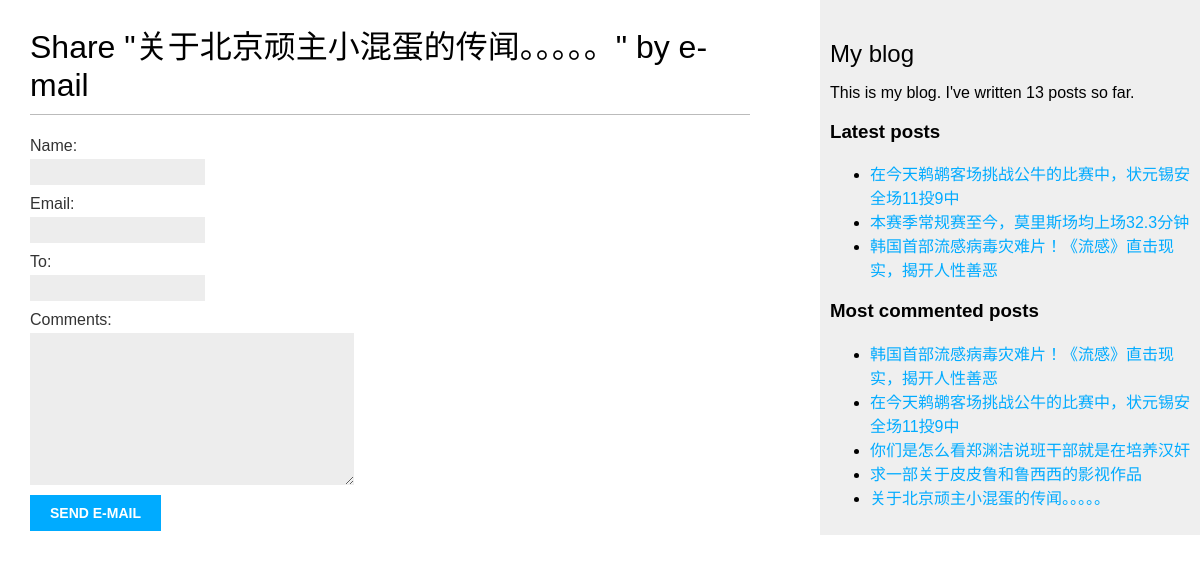
The app's page /blog/20/share/, older data.
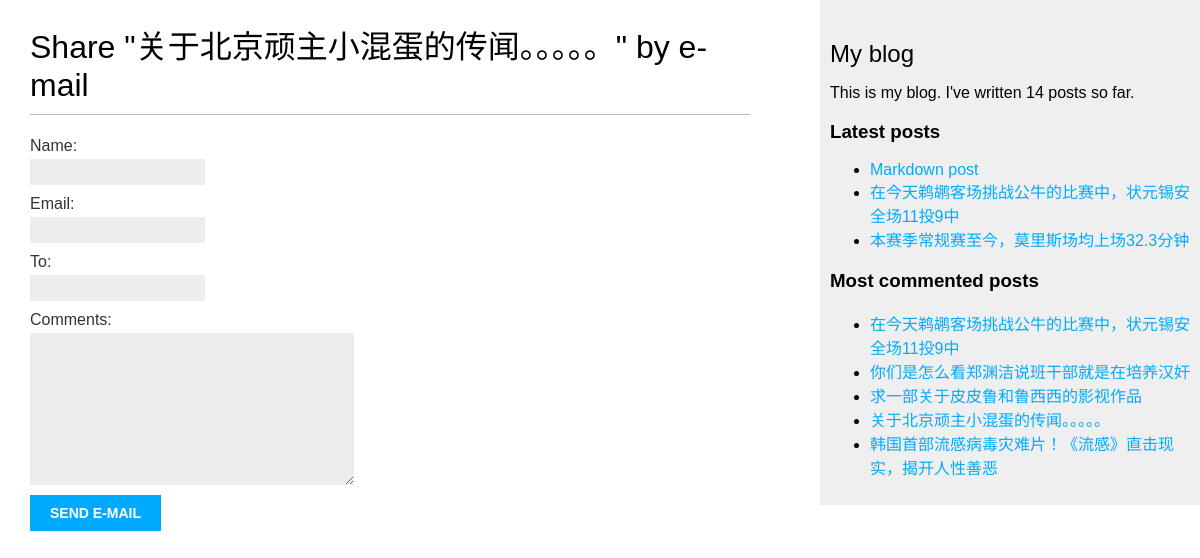
The same page, newer data.
### blog/models.py (models this page shows, shortened)
class Post(models.Model):
    STATUS_CHOICES = (
        ('draft', 'Draft'),
        ('published', 'Published'),
    )
    title = models.CharField(max_length=250)
    slug = models.SlugField(max_length=250,
                            unique_for_date='publish')
    author = models.ForeignKey(User,
                               on_delete=models.CASCADE,
                               related_name='blog_posts')  # 查询作者名字就用author__username
    body = models.TextField()
    publish = models.DateTimeField(default=timezone.now)  # 查询年就用publish__year
    created = models.DateTimeField(auto_now_add=True)
    updated = models.DateTimeField(auto_now=True)
    status = models.CharField(max_length=10,
                              choices=STATUS_CHOICES,
                              default='draft')
    class Meta:
        ordering = ('-publish',)
    objects = models.Manager()  # The default manager.
    published = PublishedManager()  # Our custom manager.
    def get_absolute_url(self):
        return reverse('blog:post_detail',
                       args=[self.publish.year,
                             self.publish.month,
                             self.publish.day,
                             self.slug])
    tags = TaggableManager()

### blog/views.py (the view)
# urls.py: path('<int:post_id>/share/', views.post_share, name='post_share'),
def post_share(request, post_id):
    post = get_object_or_404(Post, id=post_id, status='published')
    sent = False
    if request.method == 'POST':
        form = EmailPostForm(request.POST)
        if form.is_valid():
            cd = form.cleaned_data
            post_url = request.build_absolute_uri(post.get_absolute_url())
            subject = '{} ({}) recommends you reading "{}"'.format(cd['name'], cd['email'],
                                                                   post.title)
            message = 'Read "{}" at {}\n\n{}\'s comments:{}'.format(post.title, post_url,
                                                                    cd['name'], cd['comments'])
            send_mail(subject, message, 'xiangjiaotuobei@163.com', [cd['to']])
            sent = True
    else:
        form = EmailPostForm()
    return render(request, 'blog/post/share.html', {'post': post,
                                                    'form': form,
                                                    'sent': sent})

### blog/forms.py
class EmailPostForm(forms.Form):
    name = forms.CharField(max_length=25)
    email = forms.EmailField()
    to = forms.EmailField()
    comments = forms.CharField(required=False, widget=forms.Textarea)

### blog/models.py (called while the page is built)
    def get_queryset(self):
        return super(PublishedManager, self).get_queryset()\
                                             .filter(status='published')

### blog/templatetags/blog_tags.py (called while the page is built)
@register.simple_tag
def total_posts():
    return Post.published.count()

@register.simple_tag
def get_most_commented_posts(count=5):
    return Post.published.annotate(total_comments=Count('comments')).order_by('-total_comments')[:count]

@register.inclusion_tag('blog/post/latest_posts.html')
def show_latest_post(count=5):
    latest_posts = Post.published.order_by('-publish')[:count]
    return {'latest_posts': latest_posts}

### templates/blog/post/share.html (shortened to what this page needs)
{% extends "blog/base.html" %}
{% block content %}
    {% if sent %}
        <h1>Email Successfully sent</h1>
        <p>
            "{{ post.title }}" was successfully sent to {{ form.cleaned_data.to }}
        </p>
    {% else %}
        <h1>Share "{{ post.title }}" by e-mail</h1>
        <form action="." method="post">
        {{ form.as_p }}
        <input type="submit" value="Send e-mail">
        </form>
    {% endif %}
{% endblock %}

### templates/blog/base.html (shortened to what this page needs)
{% load blog_tags %}
{% load static %}
<!DOCTYPE html>
<html lang="en">
<head>
    <link href="{% static "css/blog.css" %}" rel="stylesheet">
</head>
<body>
    <div id="content">
        {% block content %}
        {% endblock %}
    </div>
    <div id="sidebar">
        <h2>My blog</h2>
        <p>This is my blog. I've written {% total_posts %} posts so far.</p>
        <h3>Latest posts</h3>
        {% show_latest_post 3 %}
        <h3>Most commented posts</h3>
        {% get_most_commented_posts as most_commented_posts %}
        <ul>
            {% for post in most_commented_posts %}
                <li>
                    <a href="{{ post.get_absolute_url }}">{{ post.title }}</a>
                </li>
            {% endfor %}
        </ul>
    </div>
</body>
</html>

### templates/blog/post/latest_posts.html (shortened to what this page needs)
<!DOCTYPE html>
<html lang="en">
<head>
</head>
<body>
    <ul>
        {% for post in latest_posts %}
            <li>
                <a href="{{ post.get_absolute_url }}">{{ post.title }}</a>
            </li>
        {% endfor %}
    </ul>
</body>
</html>

### blog/static/css/blog.css (style rules this page uses)
body { margin:0; padding:0; font-family:helvetica, sans-serif; }
a { color:#00abff; text-decoration:none; }
h1 { font-weight:normal; border-bottom:1px solid #bbb; padding:0 0 10px 0; }
h2 { font-weight:normal; margin:30px 0 0; }
#content { float:left; width:60%; padding:0 0 0 30px; }
#sidebar { float:right; width:30%; padding:10px; background:#efefef; height:100%; }
label { float:left; clear:both; color:#333; margin-bottom:4px; }
input, textarea { clear:both; float:left; margin:0 0 10px; background:#ededed; border:0; padding:6px 10px; font-size:12px; }
input[type=submit] { font-weight:bold; background:#00abff; color:#fff; padding:10px 20px; font-size:14px; text-transform:uppercase; }

Row changes from the older to the newer data that the page shows:
no longer on one of the page's lists (row unchanged): Post: title "韩国首部流感病毒灾难片！《流感》直击现实，揭开人性善恶"
added Post: title "Markdown post", shown under "Latest posts"
shown differently, row unchanged: Post "韩国首部流感病毒灾难片！《流感》直击现实，揭开人性善恶": moves down the list
Text that changed along with them:
text no longer shown: "13"
text now shown: "14"
